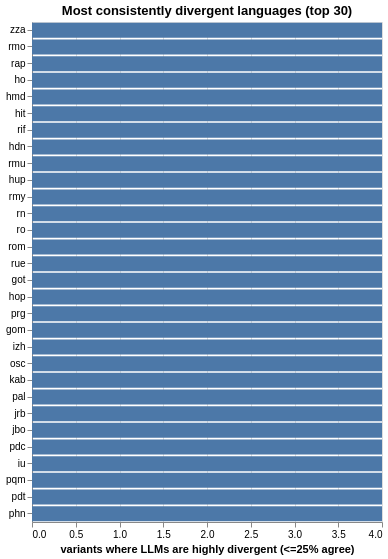

The notebook cell saved with this chart:
### Code cell
fully_divergent = (
    scored_df[
        (scored_df['llm_total_services'] >= 4) &
        (scored_df['llm_confidence'] <= 0.25)
    ]
    .groupby('language_code').size()
    .reset_index(name='variants_fully_divergent')
    .sort_values('variants_fully_divergent', ascending=False)
)
print(f'Fully divergent in ≥1 variant:  {len(fully_divergent)}')
print(f'Fully divergent in all 4 variants: '
      f'{(fully_divergent["variants_fully_divergent"] == 4).sum()}')

alt.Chart(fully_divergent.head(30)).mark_bar().encode(
    y=alt.Y('language_code:N', sort='-x', title=None),
    x=alt.X('variants_fully_divergent:Q',
            title='variants where LLMs are highly divergent (<=25% agree)',
            scale=alt.Scale(domain=[0, 4])),
    tooltip=['language_code:N', 'variants_fully_divergent:Q'],
).properties(width=350, height=500,
             title='Most consistently divergent languages (top 30)')

### Figure 1 — Vega specification as saved in the notebook (floating-point values rounded to 4 significant figures)
{"$schema": "https://vega.github.io/schema/vega/v6.json", "data": [{"name": "source_0"}, {"name": "data_0", "values": [{"language_code": "zza", "variants_fully_divergent": 4, "variants_fully_divergent_end": 4.0, "variants_fully_divergent_start": 0.0}, {"language_code": "rmo", "variants_fully_divergent": 4, "variants_fully_divergent_end": 4.0, "variants_fully_divergent_start": 0.0}, {"language_code": "rap", "variants_fully_divergent": 4, "variants_fully_divergent_end": 4.0, "variants_fully_divergent_start": 0.0}, {"language_code": "ho", "variants_fully_divergent": 4, "variants_fully_divergent_end": 4.0, "variants_fully_divergent_start": 0.0}, {"language_code": "hmd", "variants_fully_divergent": 4, "variants_fully_divergent_end": 4.0, "variants_fully_divergent_start": 0.0}, {"language_code": "hit", "variants_fully_divergent": 4, "variants_fully_divergent_end": 4.0, "variants_fully_divergent_start": 0.0}, {"language_code": "rif", "variants_fully_divergent": 4, "variants_fully_divergent_end": 4.0, "variants_fully_divergent_start": 0.0}, {"language_code": "hdn", "variants_fully_divergent": 4, "variants_fully_divergent_end": 4.0, "variants_fully_divergent_start": 0.0}, {"language_code": "rmu", "variants_fully_divergent": 4, "variants_fully_divergent_end": 4.0, "variants_fully_divergent_start": 0.0}, {"language_code": "hup", "variants_fully_divergent": 4, "variants_fully_divergent_end": 4.0, "variants_fully_divergent_start": 0.0}, {"language_code": "rmy", "variants_fully_divergent": 4, "variants_fully_divergent_end": 4.0, "variants_fully_divergent_start": 0.0}, {"language_code": "rn", "variants_fully_divergent": 4, "variants_fully_divergent_end": 4.0, "variants_fully_divergent_start": 0.0}, {"language_code": "ro", "variants_fully_divergent": 4, "variants_fully_divergent_end": 4.0, "variants_fully_divergent_start": 0.0}, {"language_code": "rom", "variants_fully_divergent": 4, "variants_fully_divergent_end": 4.0, "variants_fully_divergent_start": 0.0}, {"language_code": "rue", "variants_fully_divergent": 4, "variants_fully_divergent_end": 4.0, "variants_fully_divergent_start": 0.0}, {"language_code": "got", "variants_fully_divergent": 4, "variants_fully_divergent_end": 4.0, "variants_fully_divergent_start": 0.0}, {"language_code": "hop", "variants_fully_divergent": 4, "variants_fully_divergent_end": 4.0, "variants_fully_divergent_start": 0.0}, {"language_code": "prg", "variants_fully_divergent": 4, "variants_fully_divergent_end": 4.0, "variants_fully_divergent_start": 0.0}, {"language_code": "gom", "variants_fully_divergent": 4, "variants_fully_divergent_end": 4.0, "variants_fully_divergent_start": 0.0}, {"language_code": "izh", "variants_fully_divergent": 4, "variants_fully_divergent_end": 4.0, "variants_fully_divergent_start": 0.0}, {"language_code": "osc", "variants_fully_divergent": 4, "variants_fully_divergent_end": 4.0, "variants_fully_divergent_start": 0.0}, {"language_code": "kab", "variants_fully_divergent": 4, "variants_fully_divergent_end": 4.0, "variants_fully_divergent_start": 0.0}, {"language_code": "pal", "variants_fully_divergent": 4, "variants_fully_divergent_end": 4.0, "variants_fully_divergent_start": 0.0}, {"language_code": "jrb", "variants_fully_divergent": 4, "variants_fully_divergent_end": 4.0, "variants_fully_divergent_start": 0.0}, {"language_code": "jbo", "variants_fully_divergent": 4, "variants_fully_divergent_end": 4.0, "variants_fully_divergent_start": 0.0}, {"language_code": "pdc", "variants_fully_divergent": 4, "variants_fully_divergent_end": 4.0, "variants_fully_divergent_start": 0.0}, {"language_code": "iu", "variants_fully_divergent": 4, "variants_fully_divergent_end": 4.0, "variants_fully_divergent_start": 0.0}, {"language_code": "pqm", "variants_fully_divergent": 4, "variants_fully_divergent_end": 4.0, "variants_fully_divergent_start": 0.0}, {"language_code": "pdt", "variants_fully_divergent": 4, "variants_fully_divergent_end": 4.0, "variants_fully_divergent_start": 0.0}, {"language_code": "phn", "variants_fully_divergent": 4, "variants_fully_divergent_end": 4.0, "variants_fully_divergent_start": 0.0}]}, {"name": "source_0_y_domain_language_code", "values": [{"language_code": "zza", "sort_field": 4}, {"language_code": "rmo", "sort_field": 4}, {"language_code": "rap", "sort_field": 4}, {"language_code": "ho", "sort_field": 4}, {"language_code": "hmd", "sort_field": 4}, {"language_code": "hit", "sort_field": 4}, {"language_code": "rif", "sort_field": 4}, {"language_code": "hdn", "sort_field": 4}, {"language_code": "rmu", "sort_field": 4}, {"language_code": "hup", "sort_field": 4}, {"language_code": "rmy", "sort_field": 4}, {"language_code": "rn", "sort_field": 4}, {"language_code": "ro", "sort_field": 4}, {"language_code": "rom", "sort_field": 4}, {"language_code": "rue", "sort_field": 4}, {"language_code": "got", "sort_field": 4}, {"language_code": "hop", "sort_field": 4}, {"language_code": "prg", "sort_field": 4}, {"language_code": "gom", "sort_field": 4}, {"language_code": "izh", "sort_field": 4}, {"language_code": "osc", "sort_field": 4}, {"language_code": "kab", "sort_field": 4}, {"language_code": "pal", "sort_field": 4}, {"language_code": "jrb", "sort_field": 4}, {"language_code": "jbo", "sort_field": 4}, {"language_code": "pdc", "sort_field": 4}, {"language_code": "iu", "sort_field": 4}, {"language_code": "pqm", "sort_field": 4}, {"language_code": "pdt", "sort_field": 4}, {"language_code": "phn", "sort_field": 4}]}], "marks": [{"type": "rect", "name": "marks", "from": {"data": "data_0"}, "encode": {"update": {"y": {"field": "language_code", "scale": "y"}, "tooltip": {"signal": "{\"language_code\": isValid(datum[\"language_code\"]) ? datum[\"language_code\"] : \"\"+datum[\"language_code\"], \"variants_fully_divergent\": format(datum[\"variants_fully_divergent\"], \"\")}"}, "x": {"field": "variants_fully_divergent_end", "scale": "x"}, "height": {"signal": "max(0.25, bandwidth('y'))"}, "x2": {"field": "variants_fully_divergent_start", "scale": "x"}, "fill": {"value": "#4c78a8"}}}, "style": ["bar"]}], "scales": [{"name": "x", "type": "linear", "domain": [0, 4], "range": [0, {"signal": "width"}], "zero": true}, {"name": "y", "type": "band", "domain": {"data": "source_0_y_domain_language_code", "field": "language_code", "sort": {"op": "max", "field": "sort_field", "order": "descending"}}, "range": [0, {"signal": "height"}], "paddingInner": 0.1, "paddingOuter": 0.05}], "axes": [{"scale": "x", "labels": false, "gridScale": "y", "orient": "bottom", "domain": false, "tickCount": {"signal": "ceil(width/40)"}, "minExtent": 0, "ticks": false, "aria": false, "maxExtent": 0, "grid": true, "zindex": 0}, {"scale": "x", "tickCount": {"signal": "ceil(width/40)"}, "zindex": 0, "labelFlush": true, "labelOverlap": true, "grid": false, "title": "variants where LLMs are highly divergent (<=25% agree)", "orient": "bottom"}, {"scale": "y", "zindex": 0, "orient": "left", "grid": false}], "title": {"text": "Most consistently divergent languages (top 30)", "frame": "group"}, "width": 350, "style": "cell", "background": "white", "height": 500, "padding": 5}
